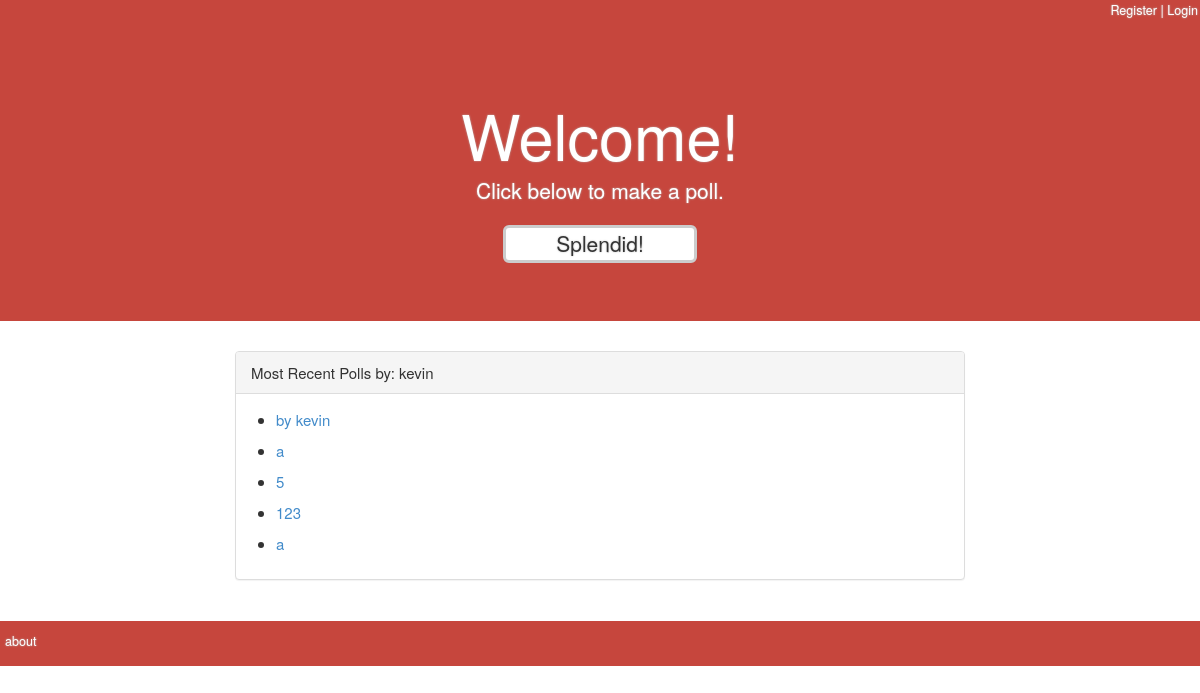
The page /polls/user/kevin/ on the database its author committed.
### polls/models.py (models this page shows, shortened)
class Poll(models.Model):
    question = models.CharField(max_length=200)
    pub_date = models.DateTimeField('date published', default=timezone.now())
    user = models.ForeignKey(User, null=True, blank=True)
    def was_published_recently(self):
        now = timezone.now()
        return now - datetime.timedelta(days=1) <= self.pub_date < now
    was_published_recently.admin_order_field = 'pub_date'
    was_published_recently.boolean = True
    was_published_recently.short_description = 'Published recently?'

### polls/views.py (the view)
# urls.py: url(r'^user/(?P<user>\w+)/$', views.UserView, name="view_user"),
def UserView(request, user):
    context = RequestContext(request)
    context_dict = {'user': user}
    user_polls_list = Poll.objects.filter(user__username = user).order_by('-pub_date')[:5]
    context_dict['polls'] = user_polls_list
    return render_to_response('polls/user.html', context_dict, context)

### polls/templates/polls/user.html
{% extends 'polls/base.html' %}
{% block body_block %}
    <div class="row">
        <div class="panel panel-default">
                <div class="panel-heading">Most Recent Polls by: {{ user }}</div>
                <div class="panel-body">
                    <div class="row">
                          {% if polls %}
                            {% for poll in polls %}
                              <ul>
                                <li><a href="{% url 'polls:detail' poll.id %}"> {{ poll.question }}</a></li>
                              </ul>
                            {% endfor %}
                            {% else %}
                              <p>No polls are available for this user.</p>
                          {% endif %}
                    </div>
                </div>
        </div>
    </div>
{% endblock %}

### rows shown on the page
Poll: question "by kevin"
Poll: question "a"
Poll: question "5"
Poll: question "123"
Poll: question "a"

### other values the page prints
{{ user }} "kevin"
